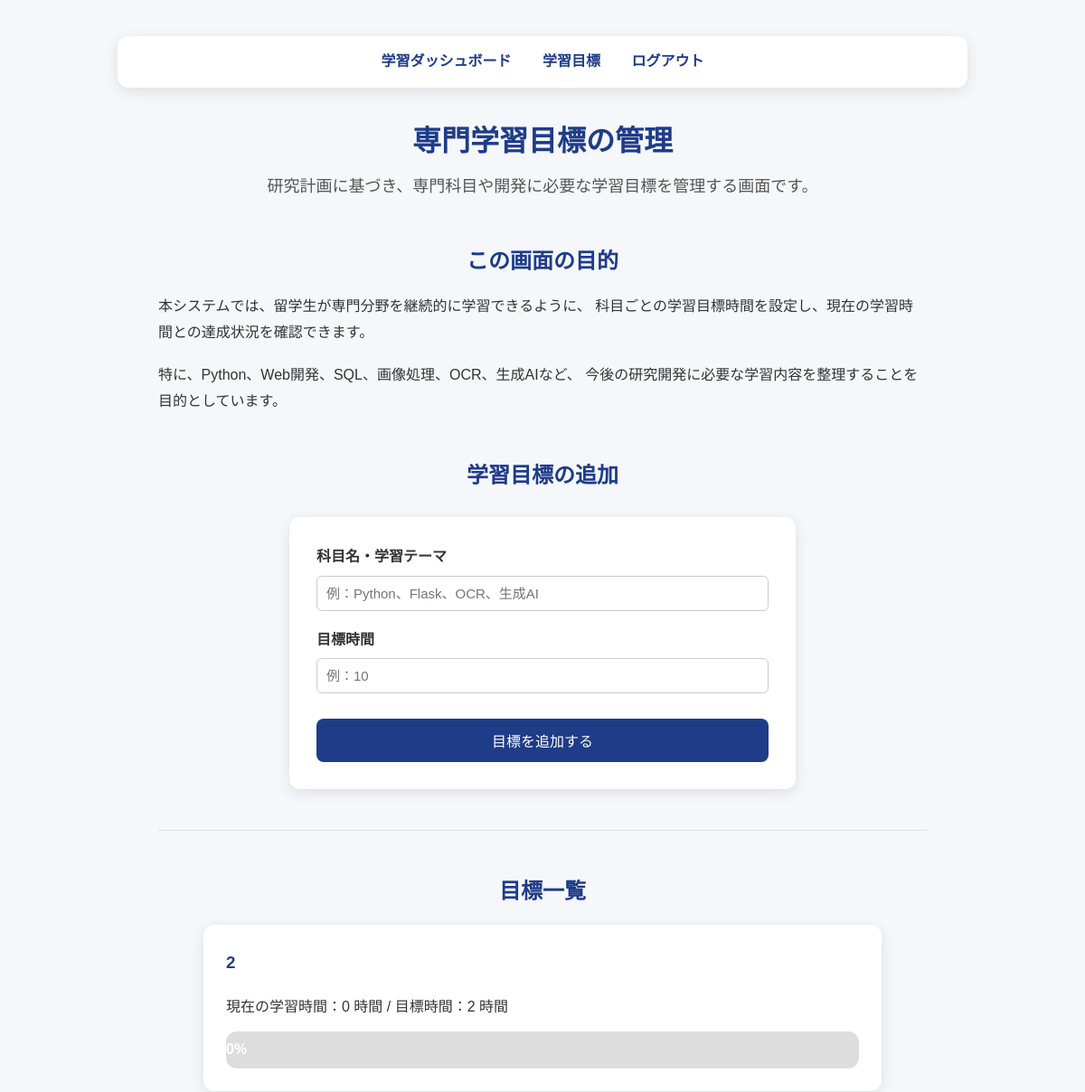
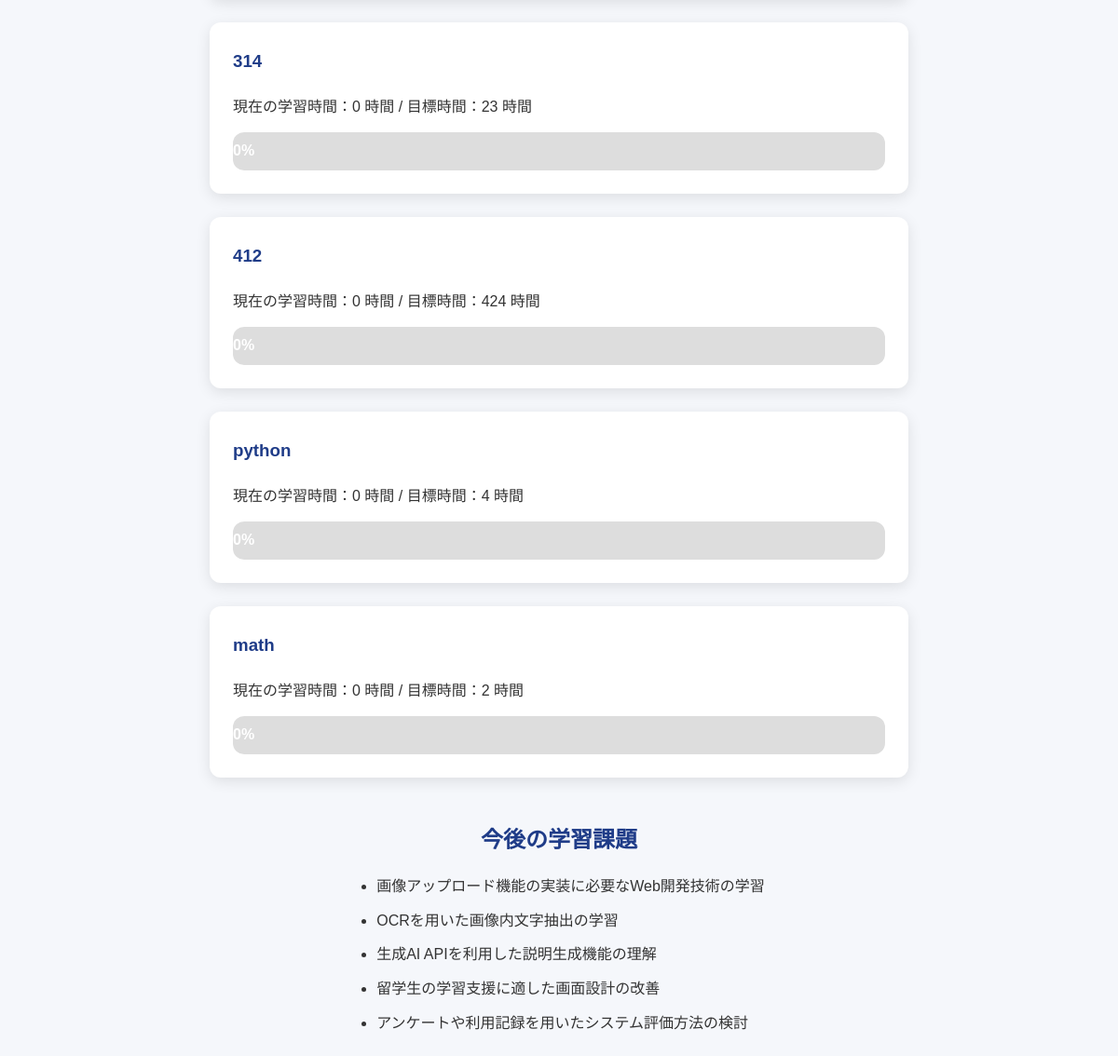
The page /goals (signed in) on the database its author committed (2 pictures, top to bottom).
### tables this page shows
CREATE TABLE goals (
        id INTEGER PRIMARY KEY AUTOINCREMENT,
        subject TEXT NOT NULL,
        target_hours INTEGER NOT NULL
    );

### app.py (the view, shortened to what this page needs)
@app.route("/goals", methods=["GET", "POST"])
def goals():
    if "user" not in session:
        return redirect("/login")
    conn = sqlite3.connect("database.db")
    cursor = conn.cursor()
    cursor.execute("SELECT id, subject, target_hours FROM goals")
    goals_data = cursor.fetchall()
    goals = []
    for goal in goals_data:
        goal_id = goal[0]
        subject = goal[1]
        target_hours = goal[2]
        cursor.execute(
            "SELECT SUM(hours) FROM records WHERE subject = ?",
            (subject,)
        )
        total_hours = cursor.fetchone()[0]
        if total_hours is None:
            total_hours = 0
        progress = int((total_hours / target_hours) * 100)
        if progress > 100:
            progress = 100
        goals.append({
            "id": goal_id,
            "subject": subject,
            "target_hours": target_hours,
            "total_hours": total_hours,
            "progress": progress
        })
    conn.close()
    return render_template("goals.html", goals=goals)

### templates/goals.html (shortened to what this page needs)
<!DOCTYPE html>
<html lang="ja">
<head>
    <link rel="stylesheet" href="{{ url_for('static', filename='style.css') }}">
</head>
<body>
    <div class="navbar">
        <a href="/dashboard">学習ダッシュボード</a>
        <a href="/goals">学習目標</a>
        <a href="/logout">ログアウト</a>
    </div>
    <h1>専門学習目標の管理</h1>
    <p class="subtitle">
        研究計画に基づき、専門科目や開発に必要な学習目標を管理する画面です。
    </p>
    <h2>この画面の目的</h2>
    <p>
        本システムでは、留学生が専門分野を継続的に学習できるように、
        科目ごとの学習目標時間を設定し、現在の学習時間との達成状況を確認できます。
    </p>
    <p>
        特に、Python、Web開発、SQL、画像処理、OCR、生成AIなど、
        今後の研究開発に必要な学習内容を整理することを目的としています。
    </p>
    <h2>学習目標の追加</h2>
    <form method="POST" class="goal-form">
        <label>科目名・学習テーマ</label>
        <input type="text" name="subject" placeholder="例：Python、Flask、OCR、生成AI" required>
        <label>目標時間</label>
        <input type="number" name="target_hours" placeholder="例：10" required>
        <button type="submit">目標を追加する</button>
    </form>
    <hr>
    <h2>目標一覧</h2>
    <ul class="goal-list">
        {% for goal in goals %}
            <li>
                <h3>{{ goal.subject }}</h3>
                <p class="goal-time">
                    現在の学習時間：{{ goal.total_hours }} 時間 / 目標時間：{{ goal.target_hours }} 時間
                </p>
                <div class="progress-bar">
                    <div class="progress-fill" style="width:{{ goal.progress }}%;">
                        {{ goal.progress }}%
                    </div>
                </div>
            </li>
        {% endfor %}
    </ul>
    <h2>今後の学習課題</h2>
    <ul>
        <li>画像アップロード機能の実装に必要なWeb開発技術の学習</li>
        <li>OCRを用いた画像内文字抽出の学習</li>
        <li>生成AI APIを利用した説明生成機能の理解</li>
        <li>留学生の学習支援に適した画面設計の改善</li>
        <li>アンケートや利用記録を用いたシステム評価方法の検討</li>
    </ul>
</body>
</html>

### static/style.css (style rules this page uses)
body { font-family: "Hiragino Sans", "Yu Gothic", sans-serif; background-color: #f5f7fb; color: #333; line-height: 1.8; margin: 0; padding: 40px 20px; text-align: center; }
h1 { font-size: 32px; line-height: 1.5; margin-bottom: 10px; color: #1f3c88; }
.subtitle { font-size: 18px; color: #555; margin-bottom: 40px; text-align: center; }
h2 { font-size: 24px; color: #1f3c88; margin-top: 45px; margin-bottom: 15px; text-align: center; }
p { max-width: 850px; margin: 0 auto 18px auto; text-align: left; }
ul { display: inline-block; max-width: 850px; text-align: left; margin: 0 auto 20px auto; padding-left: 25px; }
li { margin-bottom: 8px; }
a { text-decoration: none; }
button { margin-top: 35px; padding: 12px 30px; font-size: 16px; border: none; border-radius: 8px; background-color: #1f3c88; color: white; cursor: pointer; }
.navbar { max-width: 900px; margin: 0 auto 35px auto; padding: 14px 20px; background-color: white; border-radius: 12px; box-shadow: 0 4px 15px rgba(0, 0, 0, 0.1); text-align: center; }
.navbar a { margin: 0 15px; color: #1f3c88; font-weight: bold; }
hr { max-width: 850px; margin: 45px auto; border: none; border-top: 1px solid #ddd; }
.goal-form { max-width: 500px; margin: 25px auto 35px auto; padding: 30px; background-color: white; border-radius: 12px; box-shadow: 0 4px 15px rgba(0, 0, 0, 0.1); text-align: left; }
.goal-form label { display: block; margin-bottom: 6px; font-weight: bold; }
.goal-form input { width: 100%; padding: 10px; margin-bottom: 18px; border: 1px solid #ccc; border-radius: 6px; font-size: 15px; box-sizing: border-box; }
.goal-form button { width: 100%; margin-top: 10px; }
.goal-list { display: block; max-width: 750px; padding-left: 0; list-style: none; }
.goal-list li { margin-bottom: 25px; padding: 25px; background-color: white; border-radius: 12px; box-shadow: 0 4px 15px rgba(0, 0, 0, 0.1); }
.goal-list h3 { margin-top: 0; color: #1f3c88; text-align: left; }
.goal-time { text-align: left; margin-bottom: 12px; }
.progress-bar { width: 100%; background-color: #ddd; border-radius: 12px; overflow: hidden; }
.progress-fill { background-color: #1f3c88; color: white; padding: 6px 0; text-align: center; border-radius: 12px; font-weight: bold; }

### rows shown on the page
goals: subject "314", total_hours "0", target_hours "23", progress "0"
goals: subject "412", total_hours "0", target_hours "424", progress "0"
goals: subject "python", total_hours "0", target_hours "4", progress "0"
goals: subject "math", total_hours "0", target_hours "2", progress "0"

### other values the page prints
{{ goal.subject }} "2"
{{ goal.total_hours }} "0"
{{ goal.target_hours }} "2"
{{ goal.progress }} "0"
